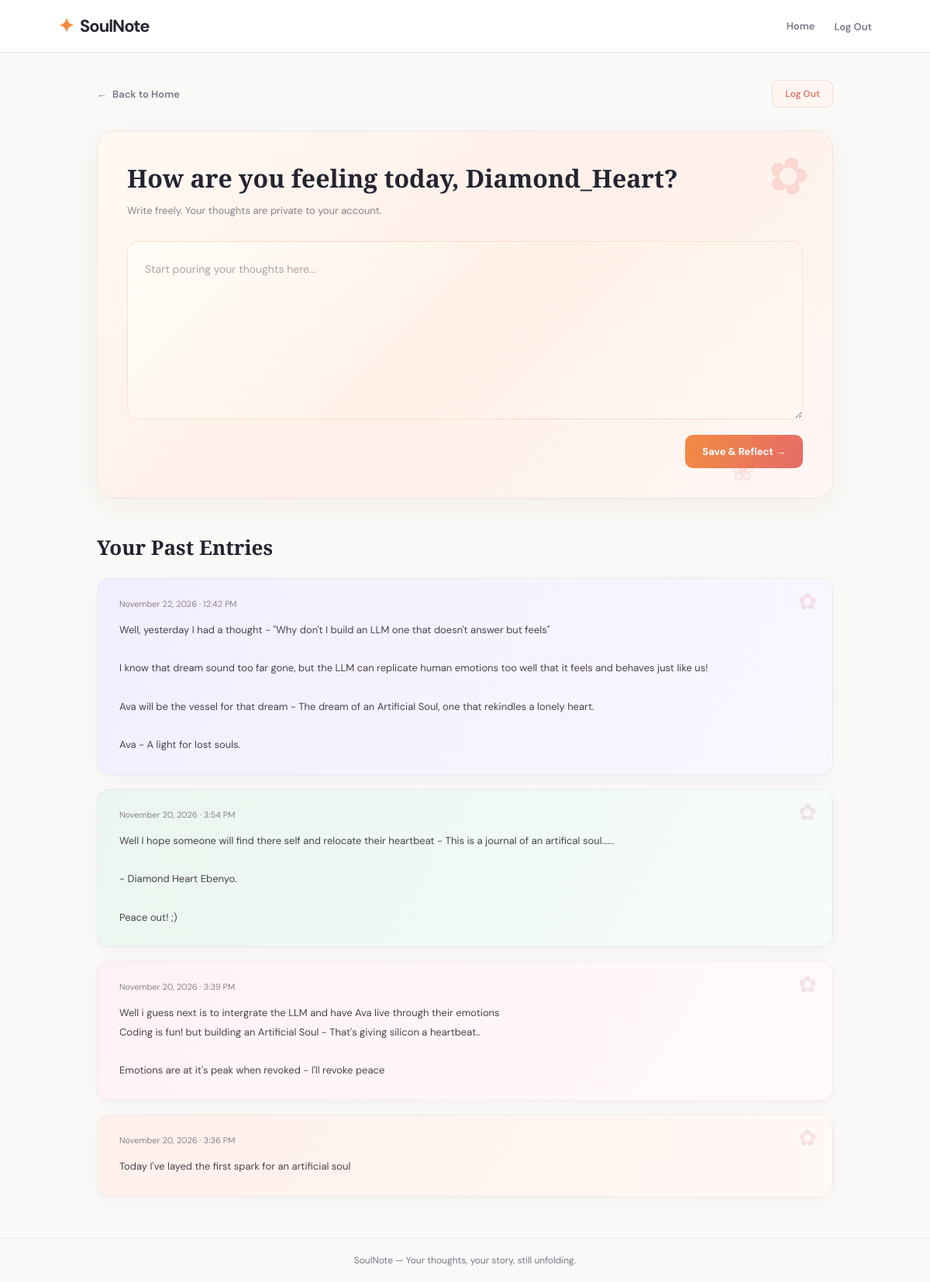
The page /diary-space (signed in) on the database its author committed.
### diary/models.py (models this page shows, shortened)
class DiaryEntry(models.Model):
	entry_uuid = models.UUIDField(
		default=uuid.uuid4,
		editable=False,
		null=True
	)
	user = models.ForeignKey(User, on_delete=models.CASCADE, related_name='diary_entries')
	content = models.TextField()
	detected_emotions = models.CharField(max_length=50, blank=True, null=True)
	ai_reflection = models.TextField(blank=True, null=True)
	ip_address = models.GenericIPAddressField(blank=True, null=True)
	created_at = models.DateTimeField(auto_now_add=True)
	updated_at = models.DateTimeField(auto_now=True)
	class Meta:
		ordering = ['-created_at']
		verbose_name_plural = "Diary Entries"
		constraints = [
			models.UniqueConstraint(
				fields=['user', 'entry_uuid'],
				name='unique_entry_uuid_per_user'
			)
		]

### diary/views.py (the view)
# urls.py: path('diary-space', diary_view, name='diary-space'),
@login_required(login_url='landing')
def diary_view(request):
	if request.method == 'POST':
		form = DiaryEntryForm(request.POST)
		if form.is_valid():
			entry = form.save(commit=False)
			entry.user = request.user
			x_forwarded_for = request.META.get(
				'HTTP_X_FORWARDED_FOR'
			)
			if x_forwarded_for:
				entry.ip_address = x_forwarded_for.split(',')[0].strip()
			else:
				entry.ip_address = request.META.get('REMOTE_ADDR')
			entry.save()
			return redirect('diary-space')
	else:
		form = DiaryEntryForm()
	entries = DiaryEntry.objects.filter(
		user=request.user
	).order_by('-id')
	context = {
		'form': form,
		'entries': entries,
	}
	return render(request, 'diary/diary-space.html', context)

### diary/forms.py
class DiaryEntryForm(forms.ModelForm):
	class Meta:
		model = DiaryEntry
		fields = ['content']
		widgets = {
            'content': forms.Textarea(attrs={
                'rows': 5,
                'placeholder': 'Start pouring your thoughts here...',
                'class': 'w-full rounded-xl border border-stone-300 p-4 text-slate-700 focus:outline-none focus:ring-2 focus:ring-indigo-500 focus:border-transparent'
            })
        }

### templates/diary/diary-space.html (shortened to what this page needs)
{% extends "base.html" %}
{% load static %}
{% block extra_css %}
<link rel="stylesheet" href="{% static 'styles/diary-space.css' %}">
{% endblock %}
{% block content %}
<div class="diary-container">
    <div class="diary-header">
        <a href="{% url 'home' %}" class="back-button">
            <span>←</span> Back to Home
        </a>
        <form method="POST" action="{% url 'logout' %}">
			<button type="submit" class="logout-button">
				Log Out
			</button>
		</form>
    </div>
    <section class="reflection-card">
        <div class="reflection-heading">
            <h1>How are you feeling today, {{ request.user.username }}?</h1>
            <p>Write freely. Your thoughts are private to your account.</p>
        </div>
        <form method="POST">
            {{ form.content }}
            <div class="form-actions">
                <button type="submit" class="save-button">
                    Save & Reflect →
                </button>
            </div>
        </form>
    </section>
    <section class="entries-section">
        <h2>Your Past Entries</h2>
        {% for entry in entries %}
            <article class="entry-card">
                <div class="entry-meta">
                    <span>
                        {{ entry.created_at|date:"F j, Y · g:i A" }}
                    </span>
                </div>
                <p class="entry-content">{{ entry.content }}</p>
            </article>
        {% empty %}
            <div class="empty-state">
                <span>✧</span>
                <h3>Your story starts here.</h3>
                <p>No entries yet. Write your first reflection above.</p>
            </div>
        {% endfor %}
    </section>
</div>
{% endblock %}

### static/styles/base.css (style rules this page uses)
:root { --orange: #F28B42; --blue: #5479C7; --red: #E66B68; --dark: #242431; --muted: #777789; --background: #FAF9F7; --white: #FFFFFF; --border: #EEECEA; }
* { margin: 0; padding: 0; box-sizing: border-box; }
body { min-height: 100vh; display: flex; flex-direction: column; font-family: 'DM Sans', sans-serif; background: var(--background); color: var(--dark); }

### static/styles/diary-space.css (style rules this page uses)
.diary-container { width: 100%; max-width: 950px; margin: 0 auto; }
.diary-header { display: flex; justify-content: space-between; align-items: center; margin-bottom: 30px; }
.back-button { display: inline-flex; align-items: center; gap: 7px; text-decoration: none; color: #777789; font-size: 13px; font-weight: 600; transition: color 0.2s ease; }
.logout-button { padding: 9px 16px; border: 1px solid #F3DDD5; border-radius: 9px; background: #FFF5F1; color: #D97968; font-family: inherit; font-size: 12px; font-weight: 600; cursor: pointer; transition: all 0.2s ease; }
.diary-header form { margin: 0; }
.reflection-card { position: relative; overflow: hidden; padding: 38px; margin-bottom: 45px; border: 1px solid #F3E5DC; border-radius: 22px; background: linear-gradient( 135deg, #FFF9F2, #FFF0E9, #FFF7F5 ); box-shadow: 0 10px 35px rgba(150, 100, 70, 0.07); }
.reflection-card::before { content: "✿"; position: absolute; top: 15px; right: 30px; color: #F3A6A1; font-size: 65px; opacity: 0.35; transform: rotate(15deg); pointer-events: none; }
.reflection-card::after { content: "❀"; position: absolute; bottom: 10px; right: 100px; color: #E8A4B8; font-size: 38px; opacity: 0.25; pointer-events: none; }
.reflection-heading { position: relative; z-index: 1; margin-bottom: 28px; }
.reflection-heading h1 { font-family: 'Playfair Display', serif; font-size: 32px; color: #242431; margin-bottom: 10px; }
.reflection-heading p { color: #89818A; font-size: 13px; line-height: 1.7; }
.reflection-card form { position: relative; z-index: 1; }
.reflection-card textarea { display: block; width: 100%; min-height: 230px; padding: 22px; border: 1px solid rgba(242, 139, 66, 0.22); border-radius: 15px; outline: none; resize: vertical; background: linear-gradient( 135deg, #FFFDF8, #FFF1E8, #FFF8F2 ); color: #3D3740; font-family: 'DM Sans', sans-serif; font-size: 14px; line-height: 1.9; transition: border-color 0.25s, box-shadow 0.25s; }
.reflection-card textarea::placeholder { color: #B3A3A0; }
.form-actions { display: flex; justify-content: flex-end; margin-top: 20px; }
.save-button { padding: 13px 22px; border: none; border-radius: 10px; background: linear-gradient(110deg, #F28B42, #E66B68); color: white; font-family: inherit; font-size: 13px; font-weight: 700; cursor: pointer; transition: transform 0.2s, box-shadow 0.2s; }
.entries-section h2 { margin-bottom: 22px; font-family: 'Playfair Display', serif; font-size: 26px; color: #242431; }
.entry-card { position: relative; overflow: hidden; padding: 25px 28px; margin-bottom: 18px; border: 1px solid rgba(100, 80, 90, 0.07); border-radius: 17px; box-shadow: 0 5px 18px rgba(50, 40, 40, 0.035); transition: transform 0.2s, box-shadow 0.2s; }
.entry-card:nth-child(4n + 1) { background: linear-gradient(120deg, #FFF0EB, #FFF9F5); }
.entry-card:nth-child(4n + 2) { background: linear-gradient(120deg, #F3EEFF, #FAF7FF); }
.entry-card:nth-child(4n + 3) { background: linear-gradient(120deg, #EAF6EF, #F7FCF8); }
.entry-card:nth-child(4n + 4) { background: linear-gradient(120deg, #FFF2F6, #FFFAFC); }
.entry-card::after { content: "✿"; position: absolute; top: 10px; right: 20px; color: #D99BAA; font-size: 29px; opacity: 0.25; pointer-events: none; }
.entry-meta { display: flex; justify-content: space-between; align-items: center; gap: 12px; margin-bottom: 15px; color: #89818A; font-size: 11px; }
.entry-content { color: #49434B; font-size: 13px; line-height: 1.9; white-space: pre-wrap; overflow-wrap: anywhere; }

### rows shown on the page
DiaryEntry: created_at "November 22, 2026 · 12:42 PM", content "Well, yesterday I had a thought - \"Why don't I build an LLM one that doesn't answer but feels\" I know that dream sound too far gone, but the LLM can replicate human emotions too well that it feels and behaves just like us! Ava will be the vessel for that dream - The dream of an Artificial Soul, one that rekindles a lonely heart. Ava - A light for lost souls."
DiaryEntry: created_at "November 20, 2026 · 3:54 PM", content "Well I hope someone will find there self and relocate their heartbeat - This is a journal of an artifical soul...... - Diamond Heart Ebenyo. Peace out! ;)"
DiaryEntry: created_at "November 20, 2026 · 3:39 PM", content "Well i guess next is to intergrate the LLM and have Ava live through their emotions Coding is fun! but building an Artificial Soul - That's giving silicon a heartbeat.. Emotions are at it's peak when revoked - I'll revoke peace"
DiaryEntry: created_at "November 20, 2026 · 3:36 PM", content "Today I've layed the first spark for an artificial soul"

### other values the page prints
{{ request.user.username }} "Diamond_Heart"
